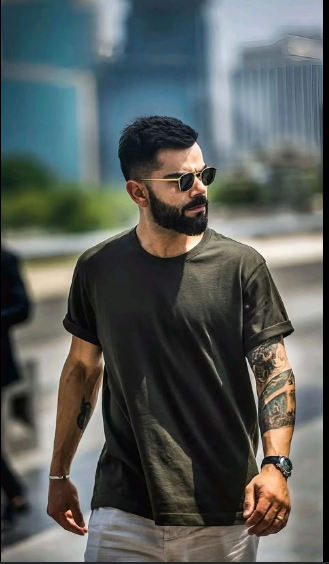
#> input picture vk.png, 329 x 564 px
$ jupyter execute croped.ipynb
#> lines starting #> are read from the running program, lines starting #| are printed output that depends on the picture
[cell 1]
import cv2

[cell 2]
image=cv2.imread("vk.png")
#> image is the input picture: shape (564, 329, 3); mean B, G, R 90.4, 93, 87.7

[cell 3]
import cv2

if image is not None:
    # Crop: rows 100 to 200, columns 100 to 500
    cropped = image[100:200, 100:500]
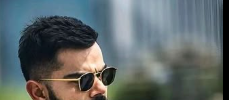
#> cropped: shape (100, 229, 3); mean B, G, R 104.5, 103.6, 94.4

    cv2.imshow("Cropped Image", cropped)
    cv2.imshow("Original Image", image)

    cv2.waitKey(0)
    cv2.destroyAllWindows()
else:
    print("Image not found.")
